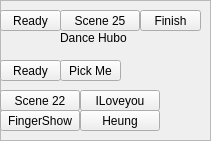
  <widget class="QFrame" name="frame_7">
   <property name="geometry">
    <rect>
     <x>520</x>
     <y>330</y>
     <width>211</width>
     <height>141</height>
    </rect>
   </property>
   <property name="frameShape">
    <enum>QFrame::StyledPanel</enum>
   </property>
   <property name="frameShadow">
    <enum>QFrame::Raised</enum>
   </property>
   <widget class="QPushButton" name="BTN_DANCE_FINISH">
    <property name="enabled">
     <bool>true</bool>
    </property>
    <property name="geometry">
     <rect>
      <x>140</x>
      <y>10</y>
      <width>61</width>
      <height>21</height>
     </rect>
    </property>
    <property name="text">
     <string>Finish</string>
    </property>
   </widget>
   <widget class="QLabel" name="label_27">
    <property name="geometry">
     <rect>
      <x>60</x>
      <y>30</y>
      <width>91</width>
      <height>16</height>
     </rect>
    </property>
    <property name="text">
     <string>Dance Hubo</string>
    </property>
   </widget>
   <widget class="QPushButton" name="BTN_DANCE_SCENE25">
    <property name="enabled">
     <bool>true</bool>
    </property>
    <property name="geometry">
     <rect>
      <x>60</x>
      <y>10</y>
      <width>80</width>
      <height>21</height>
     </rect>
    </property>
    <property name="text">
     <string>Scene 25</string>
    </property>
   </widget>
   <widget class="QPushButton" name="BTN_DANCE_25READY">
    <property name="enabled">
     <bool>true</bool>
    </property>
    <property name="geometry">
     <rect>
      <x>0</x>
      <y>10</y>
      <width>61</width>
      <height>21</height>
     </rect>
    </property>
    <property name="text">
     <string>Ready</string>
    </property>
   </widget>
   <widget class="QPushButton" name="BTN_DANCE_PICKMEREADY">
    <property name="enabled">
     <bool>true</bool>
    </property>
    <property name="geometry">
     <rect>
      <x>0</x>
      <y>60</y>
      <width>61</width>
      <height>21</height>
     </rect>
    </property>
    <property name="text">
     <string>Ready</string>
    </property>
   </widget>
   <widget class="QPushButton" name="BTN_DANCE_PICKME">
    <property name="enabled">
     <bool>true</bool>
    </property>
    <property name="geometry">
     <rect>
      <x>60</x>
      <y>60</y>
      <width>61</width>
      <height>21</height>
     </rect>
    </property>
    <property name="text">
     <string>Pick Me</string>
    </property>
   </widget>
   <widget class="QPushButton" name="BTN_DANCE_FINGERSHOW">
    <property name="enabled">
     <bool>true</bool>
    </property>
    <property name="geometry">
     <rect>
      <x>0</x>
      <y>110</y>
      <width>80</width>
      <height>21</height>
     </rect>
    </property>
    <property name="font">
     <font>
      <pointsize>9</pointsize>
      <weight>50</weight>
      <italic>false</italic>
      <bold>false</bold>
     </font>
    </property>
    <property name="text">
     <string>FingerShow</string>
    </property>
   </widget>
   <widget class="QPushButton" name="BTN_DANCE_SCENE22">
    <property name="enabled">
     <bool>true</bool>
    </property>
    <property name="geometry">
     <rect>
      <x>0</x>
      <y>90</y>
      <width>80</width>
      <height>21</height>
     </rect>
    </property>
    <property name="text">
     <string>Scene 22</string>
    </property>
   </widget>
   <widget class="QPushButton" name="BTN_DANCE_HEUNG">
    <property name="enabled">
     <bool>true</bool>
    </property>
    <property name="geometry">
     <rect>
      <x>80</x>
      <y>110</y>
      <width>80</width>
      <height>21</height>
     </rect>
    </property>
    <property name="text">
     <string>Heung</string>
    </property>
   </widget>
   <widget class="QPushButton" name="BTN_DANCE_ILOVEYOU">
    <property name="enabled">
     <bool>true</bool>
    </property>
    <property name="geometry">
     <rect>
      <x>80</x>
      <y>90</y>
      <width>80</width>
      <height>21</height>
     </rect>
    </property>
    <property name="text">
     <string>ILoveyou</string>
    </property>
   </widget>
  </widget>
